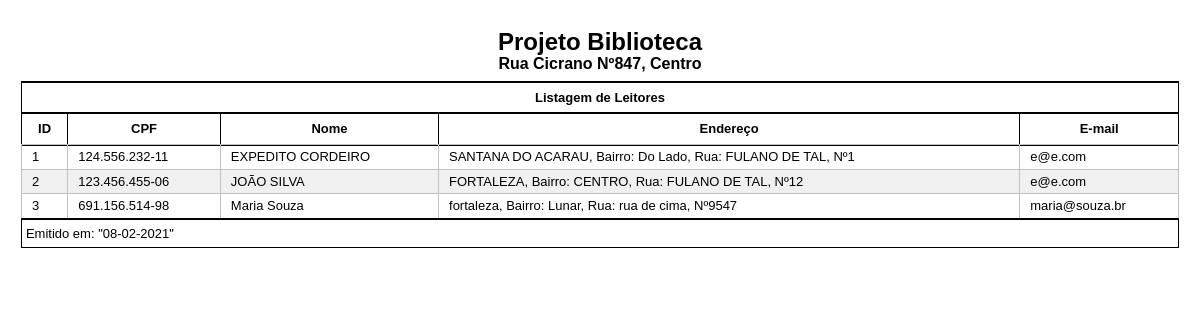
The page /relatorios/listaleitores.php on the database its author committed.
### tables this page shows
CREATE TABLE `tbleitor` (
  `id_leitor` int(11) UNSIGNED NOT NULL,
  `nome` varchar(50) NOT NULL,
  `nascimento` date DEFAULT NULL,
  `cpf` varchar(14) DEFAULT NULL,
  `sexo` char(1) DEFAULT NULL,
  `fone` varchar(15) DEFAULT NULL,
  `rua` varchar(30) DEFAULT NULL,
  `numero` varchar(10) DEFAULT NULL,
  `bairro` varchar(30) DEFAULT NULL,
  `cidade` varchar(30) DEFAULT NULL,
  `email` varchar(80) DEFAULT NULL
);

### db/PdoConexao.class.php (called while the page is built)
<?php
class PdoConexao{
	private static $instancia;
	public static function getInstancia(){
		if(!isset(self::$instancia)){
			try{
				$dns = 'mysql:host=localhost;dbname=dbbiblioteca';
				$usuario = 'root';
				$senha = '';
				self::$instancia = new PDO($dns, $usuario, $senha);
				self::$instancia -> setAttribute(PDO::ATTR_ERRMODE, PDO::ERRMODE_EXCEPTION);
			}catch(PDOException $excecao){
				echo $excecao -> getMessage();
				exit();
			}
		}
		return self::$instancia;
	}
}
?>

### db/LeitorCRUD.class.php (called while the page is built, shortened)
<?php
	class LeitorCRUD implements InterfaceCRUD{
		private $instanciaConexaoPdoAtiva;
		public function __construct(){
			$this->instanciaConexaoPdoAtiva = PdoConexao::getInstancia();
		}
		public function consultar($sql){
			try{
				$operacao = $this->instanciaConexaoPdoAtiva->prepare($sql);
				$operacao->execute();
				$linhas = $operacao->fetchAll();
				return $linhas;
			}catch(PDOException $excecao){
				echo $excecao->getMessage();
			}
		}
	}
?>

### relatorios/listaleitores.php (the view, shortened to what this page needs)
<!DOCTYPE html>
<html>
<head>
	<link rel="stylesheet" type="text/css" href="../plugins/fontawesome-free/css/all.min.css">
	<link rel="stylesheet" type="text/css" href="style.css">
</head>
<body>
	<center>
		<h2>Projeto Biblioteca</h2>
		<h3>Rua Cicrano Nº847, Centro</h3>
	</center>
	<table width="100%" border="1px">
		<thead>
			<tr>
				<th colspan="100%">Listagem de Leitores</th>
			</tr>
			<tr>
				<th>ID</th>
				<th>CPF</th>
				<th>Nome</th>
				<th>Endereço</th>
				<th>E-mail</th>
			</tr>
		</thead>
		<tbody>
			<tr>
				<?php
				include('../db/PdoConexao.class.php');
                include('../db/LeitorCRUD.class.php');
                $leitorCRUD = new LeitorCRUD();
                $sql = "select * from tbleitor order by nome";
                $pesquisa = $leitorCRUD->consultar($sql);
                foreach ($pesquisa as $linha) {
                echo'	<tr><td>'.$linha['id_leitor'].'</td>
                		<td>'.$linha['cpf'].'</td>
                		<td>'.$linha['nome'].'</td>
                		<td>'.$linha['cidade'].', Bairro: '.$linha['bairro'].', Rua: '.$linha['rua'].', Nº'.$linha['numero'].'</td>
                		<td>'.$linha['email'].'</td></tr>';
                }
				?>
			</tr>
		</tbody>
		<tfoot>
			<tr>
				<td colspan="100%">Emitido em: "<?php date_default_timezone_set('America/Fortaleza'); echo date('d-m-Y');?>"</td>
			</tr>
		</tfoot>
	</table>
</body>
</html>

### relatorios/style.css (style rules this page uses)
body { margin: 0.5cm; padding:2px; font: 15pt Georgia, "Verdana", Times, serif; color: #000; }
h2 { font-size: 18pt; font-family:calibri,helvetica,arial,sans-serif; line-height: 0.1em; padding:0; }
h3 { font-size: 12pt; font-family:calibri,helvetica,arial,sans-serif; line-height: 0.1em; padding:0; }
table,td { border : 1px solid #000; border-collapse : collapse; font : small/1.5 "Tahoma", "Bitstream Vera Sans", Verdana, Helvetica, sans-serif; }
table { border :1px solid #000; }
thead th, tbody th { color : #000; padding : 5px 10px; border-top : 2px solid #000; border-bottom : 2px solid #000; border-left : 1px solid #000; border-right : 1px solid #000; }
tbody tr td { padding : 2px 10px; border-top : 1px solid #000; color : #000; border: 1.2px solid #C0C0C0; }
table tbody tr:nth-child(2n+1) { background: #F0F0F0; }
tfoot td, tfoot th { border-left : none; border-top : 2px solid #000; padding : 4px; background : #FFF; color : #0; }

### rows shown on the page
tbleitor: id_leitor "1", cpf "124.556.232-11", nome "EXPEDITO CORDEIRO", cidade "SANTANA DO ACARAU", bairro "Do Lado", rua "FULANO DE TAL", numero "1", email "e@e.com"
tbleitor: id_leitor "2", cpf "123.456.455-06", nome "JOÃO SILVA", cidade "FORTALEZA", bairro "CENTRO", rua "FULANO DE TAL", numero "12", email "e@e.com"
tbleitor: id_leitor "3", cpf "691.156.514-98", nome "Maria Souza", cidade "fortaleza", bairro "Lunar", rua "rua de cima", numero "9547", email "maria@souza.br"
